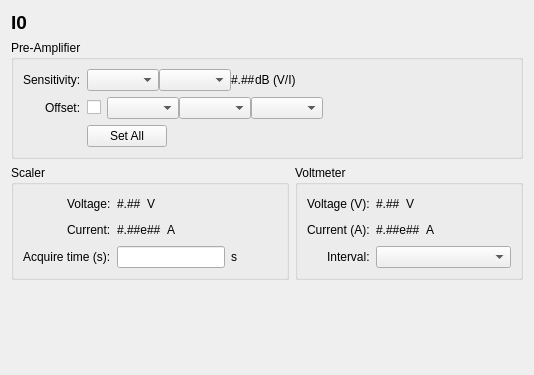
<?xml version="1.0" encoding="UTF-8"?>
<ui version="4.0">
 <class>Form</class>
 <widget class="QWidget" name="Form">
  <property name="geometry">
   <rect>
    <x>0</x>
    <y>0</y>
    <width>534</width>
    <height>375</height>
   </rect>
  </property>
  <property name="windowTitle">
   <string>Form</string>
  </property>
  <layout class="QVBoxLayout" name="verticalLayout">
   <item>
    <widget class="PyDMLabel" name="PyDMLabel">
     <property name="font">
      <font>
       <pointsize>14</pointsize>
       <weight>75</weight>
       <bold>true</bold>
      </font>
     </property>
     <property name="toolTip">
      <string/>
     </property>
     <property name="text">
      <string>I0</string>
     </property>
     <property name="precision" stdset="0">
      <number>0</number>
     </property>
     <property name="showUnits" stdset="0">
      <bool>false</bool>
     </property>
     <property name="precisionFromPV" stdset="0">
      <bool>true</bool>
     </property>
     <property name="alarmSensitiveContent" stdset="0">
      <bool>false</bool>
     </property>
     <property name="alarmSensitiveBorder" stdset="0">
      <bool>true</bool>
     </property>
     <property name="PyDMToolTip" stdset="0">
      <string>The name of this ion chamber.</string>
     </property>
     <property name="channel" stdset="0">
      <string>oph://${IC}.scaler.description</string>
     </property>
     <property name="enableRichText" stdset="0">
      <bool>false</bool>
     </property>
    </widget>
   </item>
   <item>
    <widget class="QGroupBox" name="groupBox_2">
     <property name="title">
      <string>Pre-Amplifier</string>
     </property>
     <layout class="QFormLayout" name="formLayout_2">
      <property name="labelAlignment">
       <set>Qt::AlignRight|Qt::AlignTrailing|Qt::AlignVCenter</set>
      </property>
      <item row="0" column="0">
       <widget class="QLabel" name="label">
        <property name="text">
         <string>Sensitivity:</string>
        </property>
       </widget>
      </item>
      <item row="0" column="1">
       <layout class="QHBoxLayout" name="horizontalLayout">
        <property name="spacing">
         <number>0</number>
        </property>
        <item>
         <widget class="PyDMEnumComboBox" name="PyDMEnumComboBox">
          <property name="toolTip">
           <string/>
          </property>
         </widget>
        </item>
        <item>
         <widget class="PyDMEnumComboBox" name="PyDMEnumComboBox_2">
          <property name="toolTip">
           <string/>
          </property>
         </widget>
        </item>
        <item>
         <widget class="PyDMLabel" name="PyDMLabel_2">
          <property name="toolTip">
           <string/>
          </property>
          <property name="text">
           <string>#.##</string>
          </property>
          <property name="precision" stdset="0">
           <number>0</number>
          </property>
          <property name="showUnits" stdset="0">
           <bool>false</bool>
          </property>
          <property name="precisionFromPV" stdset="0">
           <bool>true</bool>
          </property>
          <property name="alarmSensitiveContent" stdset="0">
           <bool>false</bool>
          </property>
          <property name="alarmSensitiveBorder" stdset="0">
           <bool>true</bool>
          </property>
          <property name="PyDMToolTip" stdset="0">
           <string>The gain of the amplifier</string>
          </property>
          <property name="channel" stdset="0">
           <string>oph://${IC}.preamp.gain_db</string>
          </property>
          <property name="enableRichText" stdset="0">
           <bool>false</bool>
          </property>
         </widget>
        </item>
        <item>
         <widget class="QLabel" name="label_3">
          <property name="text">
           <string>dB (V/I)</string>
          </property>
         </widget>
        </item>
        <item>
         <spacer name="horizontalSpacer_2">
          <property name="orientation">
           <enum>Qt::Horizontal</enum>
          </property>
          <property name="sizeHint" stdset="0">
           <size>
            <width>40</width>
            <height>20</height>
           </size>
          </property>
         </spacer>
        </item>
       </layout>
      </item>
      <item row="1" column="0">
       <widget class="QLabel" name="label_2">
        <property name="text">
         <string>Offset:</string>
        </property>
       </widget>
      </item>
      <item row="1" column="1">
       <layout class="QHBoxLayout" name="horizontalLayout_2">
        <item>
         <widget class="PyDMCheckbox" name="PyDMCheckbox">
          <property name="sizePolicy">
           <sizepolicy hsizetype="Fixed" vsizetype="Fixed">
            <horstretch>0</horstretch>
            <verstretch>0</verstretch>
           </sizepolicy>
          </property>
          <property name="toolTip">
           <string/>
          </property>
          <property name="text">
           <string/>
          </property>
          <property name="alarmSensitiveContent" stdset="0">
           <bool>false</bool>
          </property>
          <property name="alarmSensitiveBorder" stdset="0">
           <bool>true</bool>
          </property>
          <property name="PyDMToolTip" stdset="0">
           <string>Whether the offset is enabled.</string>
          </property>
          <property name="channel" stdset="0">
           <string/>
          </property>
          <property name="monitorDisp" stdset="0">
           <bool>false</bool>
          </property>
         </widget>
        </item>
        <item>
         <widget class="PyDMFrame" name="PyDMFrame">
          <property name="toolTip">
           <string/>
          </property>
          <property name="alarmSensitiveContent" stdset="0">
           <bool>false</bool>
          </property>
          <property name="alarmSensitiveBorder" stdset="0">
           <bool>false</bool>
          </property>
          <property name="PyDMToolTip" stdset="0">
           <string/>
          </property>
          <property name="channel" stdset="0">
           <string/>
          </property>
          <property name="disableOnDisconnect" stdset="0">
           <bool>false</bool>
          </property>
          <layout class="QHBoxLayout" name="horizontalLayout_3">
           <property name="spacing">
            <number>0</number>
           </property>
           <property name="leftMargin">
            <number>0</number>
           </property>
           <property name="topMargin">
            <number>0</number>
           </property>
           <property name="rightMargin">
            <number>0</number>
           </property>
           <property name="bottomMargin">
            <number>0</number>
           </property>
           <item>
            <widget class="PyDMEnumComboBox" name="PyDMEnumComboBox_5">
             <property name="toolTip">
              <string/>
             </property>
             <property name="rules" stdset="0">
              <string>[{&quot;name&quot;: &quot;Offset disabled&quot;, &quot;property&quot;: &quot;Enable&quot;, &quot;initial_value&quot;: &quot;False&quot;, &quot;expression&quot;: &quot;bool(ch[0])&quot;, &quot;channels&quot;: [{&quot;channel&quot;: &quot;oph://${IC}.preamp.offset_on&quot;, &quot;trigger&quot;: true, &quot;use_enum&quot;: true}], &quot;notes&quot;: &quot;&quot;}]</string>
             </property>
             <property name="alarmSensitiveContent" stdset="0">
              <bool>false</bool>
             </property>
             <property name="alarmSensitiveBorder" stdset="0">
              <bool>true</bool>
             </property>
             <property name="PyDMToolTip" stdset="0">
              <string>Whether the offset current is positive (+) or negative (-).</string>
             </property>
             <property name="channel" stdset="0">
              <string/>
             </property>
             <property name="monitorDisp" stdset="0">
              <bool>false</bool>
             </property>
            </widget>
           </item>
           <item>
            <widget class="PyDMEnumComboBox" name="PyDMEnumComboBox_4">
             <property name="toolTip">
              <string/>
             </property>
             <property name="alarmSensitiveContent" stdset="0">
              <bool>false</bool>
             </property>
             <property name="alarmSensitiveBorder" stdset="0">
              <bool>true</bool>
             </property>
             <property name="PyDMToolTip" stdset="0">
              <string>The units for the sensitivity offset.</string>
             </property>
             <property name="channel" stdset="0">
              <string/>
             </property>
             <property name="monitorDisp" stdset="0">
              <bool>false</bool>
             </property>
            </widget>
           </item>
           <item>
            <widget class="PyDMEnumComboBox" name="PyDMEnumComboBox_3">
             <property name="toolTip">
              <string/>
             </property>
             <property name="alarmSensitiveContent" stdset="0">
              <bool>false</bool>
             </property>
             <property name="alarmSensitiveBorder" stdset="0">
              <bool>true</bool>
             </property>
             <property name="PyDMToolTip" stdset="0">
              <string>The value for the sensitivity offset.</string>
             </property>
             <property name="channel" stdset="0">
              <string/>
             </property>
             <property name="monitorDisp" stdset="0">
              <bool>false</bool>
             </property>
            </widget>
           </item>
           <item>
            <spacer name="horizontalSpacer">
             <property name="orientation">
              <enum>Qt::Horizontal</enum>
             </property>
             <property name="sizeHint" stdset="0">
              <size>
               <width>40</width>
               <height>20</height>
              </size>
             </property>
            </spacer>
           </item>
          </layout>
         </widget>
        </item>
       </layout>
      </item>
      <item row="2" column="1">
       <layout class="QHBoxLayout" name="horizontalLayout_4">
        <item>
         <widget class="PyDMPushButton" name="PyDMPushButton">
          <property name="toolTip">
           <string/>
          </property>
          <property name="text">
           <string>Set All</string>
          </property>
          <property name="alarmSensitiveContent" stdset="0">
           <bool>false</bool>
          </property>
          <property name="alarmSensitiveBorder" stdset="0">
           <bool>false</bool>
          </property>
          <property name="PyDMToolTip" stdset="0">
           <string>Force an update of the pre-amp's settings from the currently selected values.</string>
          </property>
          <property name="channel" stdset="0">
           <string>oph://${IC}.preamp.set_all</string>
          </property>
          <property name="passwordProtected" stdset="0">
           <bool>false</bool>
          </property>
          <property name="password" stdset="0">
           <string/>
          </property>
          <property name="protectedPassword" stdset="0">
           <string/>
          </property>
          <property name="showConfirmDialog" stdset="0">
           <bool>false</bool>
          </property>
          <property name="confirmMessage" stdset="0">
           <string>Are you sure you want to proceed?</string>
          </property>
          <property name="pressValue" stdset="0">
           <string>1</string>
          </property>
          <property name="releaseValue" stdset="0">
           <string>None</string>
          </property>
          <property name="relativeChange" stdset="0">
           <bool>false</bool>
          </property>
          <property name="writeWhenRelease" stdset="0">
           <bool>false</bool>
          </property>
          <property name="monitorDisp" stdset="0">
           <bool>false</bool>
          </property>
         </widget>
        </item>
        <item>
         <spacer name="horizontalSpacer_3">
          <property name="orientation">
           <enum>Qt::Horizontal</enum>
          </property>
          <property name="sizeHint" stdset="0">
           <size>
            <width>40</width>
            <height>20</height>
           </size>
          </property>
         </spacer>
        </item>
       </layout>
      </item>
     </layout>
    </widget>
   </item>
   <item>
    <layout class="QHBoxLayout" name="horizontalLayout_5">
     <item>
      <widget class="QGroupBox" name="groupBox">
       <property name="title">
        <string>Scaler</string>
       </property>
       <layout class="QFormLayout" name="formLayout_3">
        <property name="labelAlignment">
         <set>Qt::AlignRight|Qt::AlignTrailing|Qt::AlignVCenter</set>
        </property>
        <item row="0" column="0">
         <widget class="QLabel" name="label_6">
          <property name="text">
           <string>Voltage:</string>
          </property>
         </widget>
        </item>
        <item row="0" column="1">
         <layout class="QHBoxLayout" name="horizontalLayout_6">
          <item>
           <widget class="PyDMLabel" name="PyDMLabel_5">
            <property name="toolTip">
             <string/>
            </property>
            <property name="text">
             <string>#.##</string>
            </property>
            <property name="precision" stdset="0">
             <number>0</number>
            </property>
            <property name="showUnits" stdset="0">
             <bool>false</bool>
            </property>
            <property name="precisionFromPV" stdset="0">
             <bool>true</bool>
            </property>
            <property name="alarmSensitiveContent" stdset="0">
             <bool>false</bool>
            </property>
            <property name="alarmSensitiveBorder" stdset="0">
             <bool>true</bool>
            </property>
            <property name="PyDMToolTip" stdset="0">
             <string>The calculate voltage based on scaler counts and clock speed.</string>
            </property>
            <property name="channel" stdset="0">
             <string/>
            </property>
            <property name="enableRichText" stdset="0">
             <bool>false</bool>
            </property>
           </widget>
          </item>
          <item>
           <widget class="QLabel" name="label_10">
            <property name="text">
             <string>V</string>
            </property>
           </widget>
          </item>
          <item>
           <spacer name="horizontalSpacer_4">
            <property name="orientation">
             <enum>Qt::Horizontal</enum>
            </property>
            <property name="sizeHint" stdset="0">
             <size>
              <width>40</width>
              <height>20</height>
             </size>
            </property>
           </spacer>
          </item>
         </layout>
        </item>
        <item row="1" column="0">
         <widget class="QLabel" name="label_7">
          <property name="text">
           <string>Current:</string>
          </property>
         </widget>
        </item>
        <item row="1" column="1">
         <layout class="QHBoxLayout" name="horizontalLayout_7">
          <item>
           <widget class="PyDMLabel" name="PyDMLabel_6">
            <property name="toolTip">
             <string/>
            </property>
            <property name="text">
             <string>#.##e##</string>
            </property>
            <property name="PyDMToolTip" stdset="0">
             <string>The calculated current based on the voltage and pre-amp settings.</string>
            </property>
           </widget>
          </item>
          <item>
           <widget class="QLabel" name="label_11">
            <property name="text">
             <string>A</string>
            </property>
           </widget>
          </item>
          <item>
           <spacer name="horizontalSpacer_5">
            <property name="orientation">
             <enum>Qt::Horizontal</enum>
            </property>
            <property name="sizeHint" stdset="0">
             <size>
              <width>40</width>
              <height>20</height>
             </size>
            </property>
           </spacer>
          </item>
         </layout>
        </item>
        <item row="2" column="0">
         <widget class="QLabel" name="label_4">
          <property name="text">
           <string>Acquire time (s):</string>
          </property>
         </widget>
        </item>
        <item row="2" column="1">
         <layout class="QHBoxLayout" name="horizontalLayout_8">
          <item>
           <widget class="PyDMLineEdit" name="PyDMLineEdit">
            <property name="toolTip">
             <string/>
            </property>
            <property name="precision" stdset="0">
             <number>0</number>
            </property>
            <property name="showUnits" stdset="0">
             <bool>false</bool>
            </property>
            <property name="precisionFromPV" stdset="0">
             <bool>true</bool>
            </property>
            <property name="alarmSensitiveContent" stdset="0">
             <bool>false</bool>
            </property>
            <property name="alarmSensitiveBorder" stdset="0">
             <bool>true</bool>
            </property>
            <property name="PyDMToolTip" stdset="0">
             <string>How long to measure when the detector is triggered.</string>
            </property>
            <property name="channel" stdset="0">
             <string>oph://${IC}.exposure_time</string>
            </property>
            <property name="monitorDisp" stdset="0">
             <bool>false</bool>
            </property>
           </widget>
          </item>
          <item>
           <widget class="QLabel" name="label_12">
            <property name="text">
             <string>s</string>
            </property>
           </widget>
          </item>
          <item>
           <spacer name="horizontalSpacer_6">
            <property name="orientation">
             <enum>Qt::Horizontal</enum>
            </property>
            <property name="sizeHint" stdset="0">
             <size>
              <width>40</width>
              <height>20</height>
             </size>
            </property>
           </spacer>
          </item>
         </layout>
        </item>
       </layout>
      </widget>
     </item>
     <item>
      <widget class="QGroupBox" name="groupBox_3">
       <property name="title">
        <string>Voltmeter</string>
       </property>
       <layout class="QFormLayout" name="formLayout">
        <property name="labelAlignment">
         <set>Qt::AlignRight|Qt::AlignTrailing|Qt::AlignVCenter</set>
        </property>
        <item row="0" column="0">
         <widget class="QLabel" name="label_5">
          <property name="text">
           <string>Voltage (V):</string>
          </property>
         </widget>
        </item>
        <item row="1" column="0">
         <widget class="QLabel" name="label_8">
          <property name="text">
           <string>Current (A):</string>
          </property>
         </widget>
        </item>
        <item row="2" column="0">
         <widget class="QLabel" name="label_9">
          <property name="text">
           <string>Interval:</string>
          </property>
         </widget>
        </item>
        <item row="2" column="1">
         <widget class="PyDMEnumComboBox" name="PyDMEnumComboBox_6">
          <property name="toolTip">
           <string/>
          </property>
          <property name="PyDMToolTip" stdset="0">
           <string>How often to report new signals for this voltmeter.</string>
          </property>
         </widget>
        </item>
        <item row="0" column="1">
         <layout class="QHBoxLayout" name="horizontalLayout_9">
          <item>
           <widget class="PyDMLabel" name="PyDMLabel_4">
            <property name="toolTip">
             <string/>
            </property>
            <property name="text">
             <string>#.##</string>
            </property>
            <property name="PyDMToolTip" stdset="0">
             <string>The measured voltage output from the pre-amp.</string>
            </property>
           </widget>
          </item>
          <item>
           <widget class="QLabel" name="label_13">
            <property name="text">
             <string>V</string>
            </property>
           </widget>
          </item>
          <item>
           <spacer name="horizontalSpacer_7">
            <property name="orientation">
             <enum>Qt::Horizontal</enum>
            </property>
            <property name="sizeHint" stdset="0">
             <size>
              <width>40</width>
              <height>20</height>
             </size>
            </property>
           </spacer>
          </item>
         </layout>
        </item>
        <item row="1" column="1">
         <layout class="QHBoxLayout" name="horizontalLayout_10">
          <item>
           <widget class="PyDMLabel" name="voltmeter_current_label">
            <property name="toolTip">
             <string/>
            </property>
            <property name="text">
             <string>#.##e##</string>
            </property>
            <property name="PyDMToolTip" stdset="0">
             <string>The calculated current based on the voltage and pre-amp settings.</string>
            </property>
           </widget>
          </item>
          <item>
           <widget class="QLabel" name="label_14">
            <property name="text">
             <string>A</string>
            </property>
           </widget>
          </item>
          <item>
           <spacer name="horizontalSpacer_8">
            <property name="orientation">
             <enum>Qt::Horizontal</enum>
            </property>
            <property name="sizeHint" stdset="0">
             <size>
              <width>40</width>
              <height>20</height>
             </size>
            </property>
           </spacer>
          </item>
         </layout>
        </item>
       </layout>
      </widget>
     </item>
    </layout>
   </item>
   <item>
    <spacer name="verticalSpacer">
     <property name="orientation">
      <enum>Qt::Vertical</enum>
     </property>
     <property name="sizeHint" stdset="0">
      <size>
       <width>20</width>
       <height>40</height>
      </size>
     </property>
    </spacer>
   </item>
  </layout>
 </widget>
 <customwidgets>
  <customwidget>
   <class>PyDMLabel</class>
   <extends>QLabel</extends>
   <header>pydm.widgets.label</header>
  </customwidget>
  <customwidget>
   <class>PyDMCheckbox</class>
   <extends>QCheckBox</extends>
   <header>pydm.widgets.checkbox</header>
  </customwidget>
  <customwidget>
   <class>PyDMEnumComboBox</class>
   <extends>QComboBox</extends>
   <header>pydm.widgets.enum_combo_box</header>
  </customwidget>
  <customwidget>
   <class>PyDMFrame</class>
   <extends>QFrame</extends>
   <header>pydm.widgets.frame</header>
   <container>1</container>
  </customwidget>
  <customwidget>
   <class>PyDMLineEdit</class>
   <extends>QLineEdit</extends>
   <header>pydm.widgets.line_edit</header>
  </customwidget>
  <customwidget>
   <class>PyDMPushButton</class>
   <extends>QPushButton</extends>
   <header>pydm.widgets.pushbutton</header>
  </customwidget>
 </customwidgets>
 <resources/>
 <connections/>
</ui>
